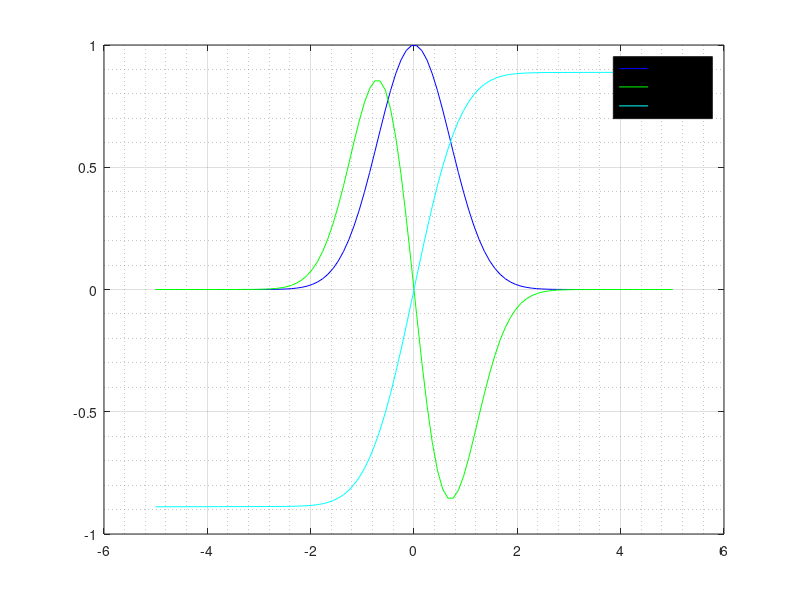

This figure's MATLAB source:
function plotCalculus
    n = 1000;
    x = linspace(-5,5,100);
    y1 = arrayfun(@func,x);
    y2 = arrayfun(@calcDerivative,x);
    
    function y = calcDerivative(x)
        y = (func(x + 1/n) - func(x))*n;
    end
    y3 = arrayfun(@calcPrimitive,x);
    
    function y = calcPrimitive(x)
        y = 0;
        for k = 0:n
            y = y + func(x*k/n)*x/n;
        end
    end
    figure;
    plot(x,y1,'y',x,y2,'g',x,y3,'r');
    legend('function','derivative','primitive');
    whitebg('black');
    grid on;
    grid minor;
end

function y = func(x)
    y = exp(-x^2);
end
